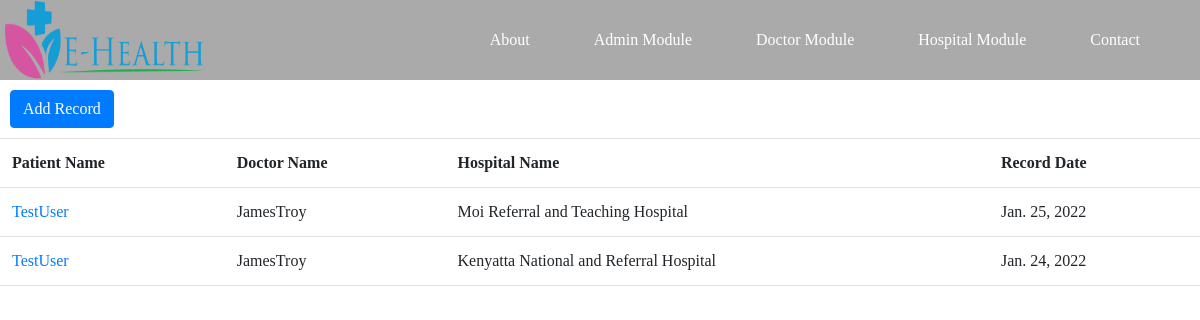
Page /MedicalApp/recordModule/ on the committed database.
### MedicalApp/models.py (models this page shows, shortened)
class Record(models.Model):
    Patient_ID = models.ForeignKey(Patient, on_delete=models.CASCADE)
    Doctor_ID = models.ForeignKey(Doctor, on_delete=models.RESTRICT)
    Hospital_ID = models.ForeignKey(Hospital, on_delete=models.RESTRICT)
    New_Diagnosis = models.TextField()
    Record_Date = models.DateField(default=timezone.now)

class Hospital(models.Model):
    Hospital_Image = models.ImageField(default='default.png', upload_to='hospital_pics')
    Hospital_Name = models.CharField(max_length=100, blank=False)
    Hospital_Description = models.TextField()
    Registration_Date = models.DateTimeField(default=timezone.now)
    Admin_ID = models.ForeignKey(Administrator, on_delete=models.RESTRICT)
    def __str__(self):
        return self.Hospital_Name

### Users/models.py (models this page shows)
class Patient(models.Model):
    user = models.OneToOneField(CustomUser, on_delete=models.CASCADE, primary_key=True)
    A_positive = 'A+'
    A_negative = 'A-'
    B_positive = 'B+'
    B_negative = 'B-'
    O_positive = 'O+'
    O_negative = 'O-'
    AB_positive = 'AB+'
    AB_negative = 'AB-'
    BLOOD_GROUP_CHOICES = [(A_positive, 'A+'), (A_negative, 'A-'), (B_positive, 'B+'),
                           (B_negative, 'B-'), (O_positive, 'O+'), (O_negative, 'O-'), (AB_positive, 'AB+'),
                           (AB_negative, 'AB-'),
                           ]
    Blood_Group = models.CharField(max_length=4, choices=BLOOD_GROUP_CHOICES, null=True, blank=True,
                                   default=AB_positive)
    Allergies = models.TextField(null=True, blank=True)
    Next_Of_Kin = models.TextField(null=True, blank=True)
    class Meta:
        verbose_name = 'Patient Module'
    def __str__(self):
        return str(self.user)

class CustomUser(AbstractUser):
    first_name = models.CharField(max_length=150)
    last_name = models.CharField(max_length=150)
    email = models.EmailField(null=False)
    Phone_Number = models.CharField(max_length=14, null=True)
    Physical_Address = models.TextField(null=True)
    Date_Of_Birth = models.DateField(auto_now=False, null=True)
    Age = models.CharField(max_length=3, null=True)
    Male = 'M'
    Female = 'F'
    SEX_CHOICES = [(Male, 'M'), (Female, 'F')]
    Sex = models.CharField(max_length=30, choices=SEX_CHOICES, null=True)
    is_patient = models.BooleanField('is_patient', default=False)
    is_doctor = models.BooleanField('is_doctor', default=False)
    is_administrator = models.BooleanField('is_administrator', default=False)
    is_hospital = models.BooleanField('is_hospital', default=False)
    def __str__(self):
        return self.username

class Doctor(models.Model):
    user = models.OneToOneField(CustomUser, on_delete=models.CASCADE, primary_key=True)
    Card = 'Cardiologist'
    Dent = 'Dentist'
    Derm = 'Dermatology'
    Neuro = 'Neurologist'
    Path = 'Pathology'
    Ped = 'Pediatrician'
    Phy = 'Physician'
    Ob_GYN = 'Obstetrician and Gynecologist'
    Onc = 'Oncologist'
    SPECIALTY = [(Card, 'Cardiologist'), (Dent, 'Dentist'), (Derm, 'Dermatology'),
                 (Neuro, 'Neurologist'), (Path, 'Pathology'), (Ped, 'Pediatrician'), (Phy, 'Physician'),
                 (Ob_GYN, 'Obstetrician and Gynecologist'), (Onc, 'Oncologist'), ]
    specialty = models.CharField(max_length=50, choices=SPECIALTY, null=True, blank=True, default=Phy)
    class Meta:
        verbose_name = 'Doctor Module'
    def __str__(self):
        return str(self.user)

### MedicalApp/views.py (the view)
# urls.py: path('recordModule/', RecordsListView.as_view(), name='RecordsModule'),
class RecordsListView(ListView):
    model = Record
    template_name = 'MedicalApp/RecordModule.html'
    context_object_name = 'records'
    ordering = ['-Record_Date']

### MedicalApp/Templates/MedicalApp/RecordModule.html
{% extends "MedicalApp/base.html" %}
{% block content %}
    <a class="btn btn-primary" href="{% url 'AddRecordModule' %}" style="margin: 10px 10px;">Add Record</a>
    <table class="table">
        <tr>
            <th>Patient Name</th>
            <th>Doctor Name</th>
            <th>Hospital Name</th>
            <th>Record Date</th>
        </tr>
        {% for record in records %}
            <tr>
                <td><a href="#" style="text-decoration: none">{{ record.Patient_ID }}</a></td>
                <td>{{ record.Doctor_ID }}</td>
                <td>{{ record.Hospital_ID }}</td>
                <td>{{ record.Record_Date }}</td>
            </tr>
        {% endfor %}
    </table>
{% endblock content %}

### Users/static/Users/style.css (style rules this page uses)
* { margin: 0; padding: 0; }

### Users/static/Users/main.css (style rules this page uses)
* { margin: 0; padding: 0; font-family: Verdana, cursive; }

### rows in the picture
Record: Patient_ID "TestUser", Doctor_ID "JamesTroy", Hospital_ID "Moi Referral and Teaching Hospital", Record_Date "Jan. 25, 2022"
Record: Patient_ID "TestUser", Doctor_ID "JamesTroy", Hospital_ID "Kenyatta National and Referral Hospital", Record_Date "Jan. 24, 2022"
